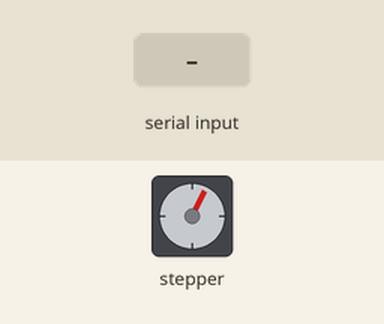
Simulated run of this sketch. Board: Arduino Uno, built with avr-gcc and run on an emulated ATmega328P. On the bench: stepper motor. The inputs (shaded band) are chosen by the test bench. Stepper angles assume 200 steps per turn; what the sketch prints to the serial monitor is not drawn.

Above: at 0.66 s.
At 1.28 s:
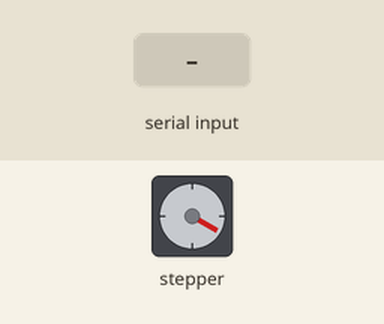
At 3.8 s:
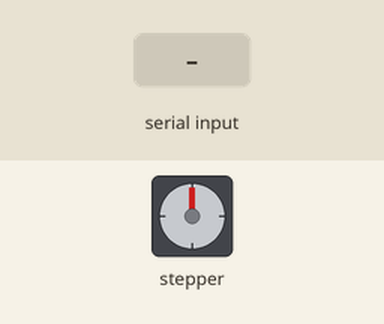
3.9 s: "90,45,200\n" received over Serial
Timing chart, 0 to 6.9 s (numbered marks = the images above; inputs shaded):
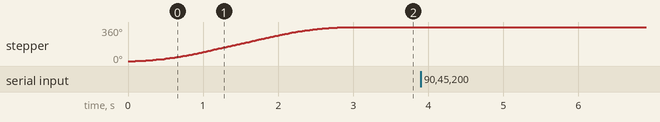

The sketch:

arduino_motor.ino
```cpp
// Include the AccelStepper Library
#include <AccelStepper.h>

//Defining the amount of steppers
const int stepperAmount = 6;

// Define pin connections
const int dirPin0 = 2;
const int stepPin0 = 3;
const int dirPin1 = 4;
const int stepPin1 = 5;
const int dirPin2 = 6;
const int stepPin2 = 7;
const int dirPin3 = 8;
const int stepPin3 = 9;
const int dirPin4 = 10;
const int stepPin4 = 11;
const int dirPin5 = 12;
const int stepPin5 = 13;

String inputString = "";
boolean stringComplete = false;
int stepNum = 1;


// Define motor interface type
#define motorInterfaceType 1


// Creates an instance

AccelStepper stepper0(motorInterfaceType, stepPin0, dirPin0);
AccelStepper stepper1(motorInterfaceType, stepPin1, dirPin1);
AccelStepper stepper2(motorInterfaceType, stepPin2, dirPin2);
AccelStepper stepper3(motorInterfaceType, stepPin3, dirPin3);
AccelStepper stepper4(motorInterfaceType, stepPin4, dirPin4);
AccelStepper stepper5(motorInterfaceType, stepPin5, dirPin5);


AccelStepper* steppers[stepperAmount] ={

    &stepper0,
    &stepper1,
    &stepper2,
    &stepper3,
    &stepper4,
    &stepper5
};

void setup() {
	// set the maximum speed, acceleration factor,
	// initial speed and the target position
      for(int stepperNumber = 0; stepperNumber < stepperAmount; stepperNumber++){

        steppers[stepperNumber]->setMaxSpeed(100);
        steppers[stepperNumber]->setAcceleration(100);
        steppers[stepperNumber]->setSpeed(100);
        steppers[stepperNumber]->setCurrentPosition(0);
    }

  Serial.begin(9600);


}

void loop() {
//I commented out all the print statments we used for testing.
//steppers[0]->moveTo(200);
//steppers[0]->runToPosition();
steppers[1]->moveTo(200);
steppers[1]->runToPosition();

while (Serial.available() > 0 ) {
    char command = Serial.read();
    inputString += command;
    //Serial.print(command);
    if (command == '\n') {
      stringComplete = true;
      //Serial.print("Complete\n");
    }
    delay(10);
  }

  if (stringComplete) {
    //Serial.print("InsideComplete!\n");
    //Serial.print("first in"+inputString+"\n");
    stepNum = inputString.substring(0,2).toInt();
    Serial.print("stepNum" + String(stepNum)+ "\n");
    Serial.println(String(steppers[stepNum]->acceleration()));
    inputString = inputString.substring(1);
    //Serial.print("second in"+inputString+"\n");
    if (inputString.startsWith("F")) {
      //Serial.print("InsideF\n");
      int stepsToMove = inputString.substring(1).toInt();
      //Serial.print(String(stepsToMove)+ "\n");
      //Serial.println(String(steppers[stepNum]->acceleration()));
      steppers[stepNum]->moveTo(stepsToMove);
      steppers[stepNum]->runToPosition();
      steppers[stepNum]->setCurrentPosition(0);
    } else if (inputString.startsWith("S")) {
      steppers[stepNum]->stop();

    } else if (inputString.startsWith("R")) {
      //Serial.print("InsideR");
      steppers[stepNum]->moveTo(200);
      steppers[stepNum]->runToPosition();
      steppers[stepNum]->setCurrentPosition(0);

    } else if (inputString.startsWith("V")) {
      int speedStepper = inputString.substring(1).toInt();
      steppers[stepNum]->setSpeed(speedStepper);
      steppers[stepNum]->setMaxSpeed(speedStepper);
	    steppers[stepNum]->setAcceleration(speedStepper);
    }

    inputString = "";
    stringComplete = false;
  }
  inputString = "";
  stringComplete = false;
}
```

Measured:
- after the input at 3.9 s, every drawn part: stays the same
- by itself, stepper: turns 360° clockwise in 2.8 s
